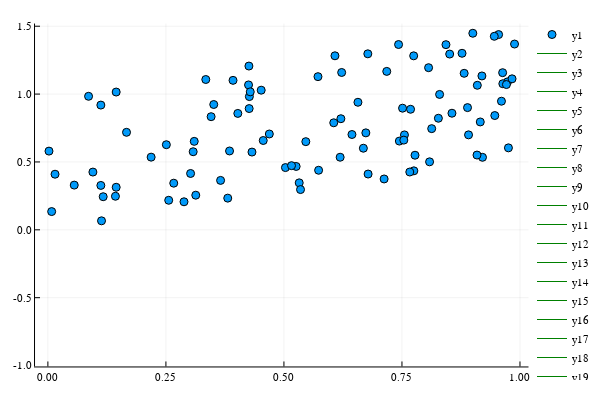

The code cell stored with this chart in its notebook:
### Markdown cell above
## Results

Now, we plot the final results to see how good the model is.

### Code cell
plot(X,Y, seriestype = :scatter)
plot!(Xd, pred_0, lc = :green)
plot!(Xd, pred_1)
